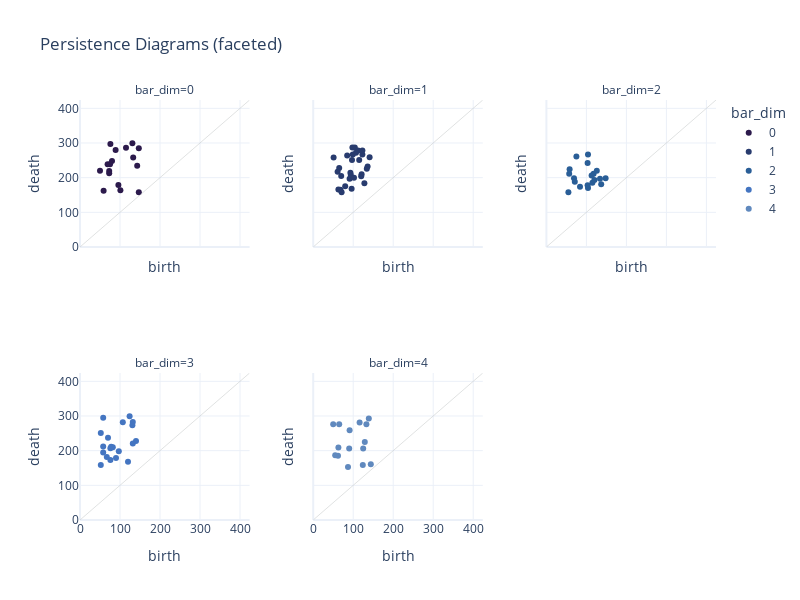

Notebook code cell kept with this figure:
### Code cell
fig = px.scatter(bar_df, x="bar_birth", y="bar_death", color="bar_dim", template = "plotly_white",
                 title="Persistence Diagrams (faceted)", hover_data = ["rep"],
                 color_discrete_sequence=aptviz_themes.davos_colors,
                 facet_col = "bar_dim",
                 facet_col_wrap=3,
                 facet_col_spacing = 0.1,
                 facet_row_spacing = 0.3,
                 height = 300*(np.floor(max_dim/3)+1),
                 width = 800,
                 category_orders = {"bar_dim": [str(x) for x in np.arange(max_dim)]})

trace = go.Scatter(
        x=[0, max_filtration],
        y=[0, max_filtration],
        mode="lines",
        line=go.scatter.Line(color= 'rgba(187, 190, 191, .9)', width=0.5),
        showlegend=False)


# Add trace to all rows/cols, but not to empty subplots
fig.add_trace(trace, row="all", col="all", exclude_empty_subplots=True)


# Update axes
fig.update_yaxes(
    scaleratio = 1,
    range = (0,max_filtration),
    title_text="death"
  )

fig.update_xaxes(
    range = (0,max_filtration),
    constrain='domain',
    title_text="birth",
)


fig.show()

### Figure 1 — Plotly figure (JSON) as saved in the notebook; plotly's stock layout.template omitted (floating-point values rounded to 4 significant figures)
{"data": [{"customdata": [[[63, 112, 90, 78]], [[87, 77, 62, 133]], [[78, 51, 102, 108]], [[86, 139, 94, 67]], [[139, 77, 58, 108]], [[119, 109, 89, 51]], [[67, 51, 121, 75]], [[70, 71, 92, 112]], [[59, 111, 78, 113]], [[102, 72, 109, 110]], [[79, 95, 117, 64]], [[105, 69, 64, 57]], [[109, 127, 100, 115]], [[114, 73, 89, 54]], [[51, 77, 109, 83]], [[97, 83, 105, 116]], [[87, 103, 66, 51]]], "hovertemplate": "bar_dim=0<br>bar_birth=%{x}<br>bar_death=%{y}<br>rep=%{customdata[0]}<extra></extra>", "legendgroup": "0", "marker": {"color": "rgb(44, 26, 76)", "symbol": "circle"}, "mode": "markers", "name": "0", "orientation": "v", "showlegend": true, "type": "scatter", "x": [80, 89, 147, 101, 73, 73, 50, 76, 59, 131, 147, 143, 133, 75, 96, 115, 69], "xaxis": "x4", "y": [248, 280, 158, 164, 219, 213, 220, 297, 162, 299, 285, 234, 258, 239, 179, 286, 239], "yaxis": "y4"}, {"customdata": [[[144, 85, 76, 62]], [[142, 106, 89, 103]], [[77, 96, 52, 71]], [[124, 129, 131, 78]], [[68, 129, 143, 132]], [[130, 107, 111, 119]], [[149, 67, 118, 114]], [[130, 59, 118, 117]], [[87, 98, 89, 143]], [[76, 64, 121, 60]], [[60, 98, 118, 101]], [[123, 55, 144, 79]], [[110, 148, 93, 137]], [[122, 89, 141, 62]], [[147, 87, 124, 100]], [[64, 65, 116, 137]], [[60, 109, 128, 87]], [[122, 146, 73, 149]], [[95, 53, 82, 145]], [[53, 107, 79, 144]], [[143, 70, 139, 141]], [[63, 68, 78, 101]], [[53, 61, 77, 51]], [[91, 93, 84, 129]], [[108, 65, 144, 147]], [[97, 78, 115, 57]], [[103, 50, 126, 75]], [[61, 58, 97, 84]], [[59, 106, 96, 78]]], "hovertemplate": "bar_dim=1<br>bar_birth=%{x}<br>bar_death=%{y}<br>rep=%{customdata[0]}<extra></extra>", "legendgroup": "1", "marker": {"color": "rgb(40, 59, 110)", "symbol": "circle"}, "mode": "markers", "name": "1", "orientation": "v", "showlegend": true, "type": "scatter", "x": [115, 99, 61, 123, 112, 123, 65, 97, 68, 128, 91, 63, 85, 141, 94, 134, 136, 96, 107, 102, 93, 51, 104, 71, 120, 121, 80, 70, 98], "xaxis": "x5", "y": [251, 267, 217, 267, 278, 278, 228, 251, 165, 184, 197, 166, 264, 259, 208, 226, 232, 168, 272, 200, 214, 258, 287, 158, 204, 210, 175, 205, 287], "yaxis": "y5"}, {"customdata": [[[93, 54, 77, 125]], [[121, 68, 58, 119]], [[138, 125, 117, 69]], [[120, 104, 103, 62]], [[125, 146, 61, 126]], [[134, 100, 68, 88]], [[141, 78, 66, 119]], [[124, 115, 116, 55]], [[74, 50, 51, 127]], [[97, 62, 109, 84]], [[133, 86, 136, 92]], [[123, 129, 82, 149]], [[60, 137, 69, 130]], [[52, 123, 97, 140]], [[86, 107, 123, 89]], [[145, 56, 108, 88]], [[115, 100, 57, 125]], [[149, 56, 127, 129]], [[88, 96, 90, 125]]], "hovertemplate": "bar_dim=2<br>bar_birth=%{x}<br>bar_death=%{y}<br>rep=%{customdata[0]}<extra></extra>", "legendgroup": "2", "marker": {"color": "rgb(42, 94, 151)", "symbol": "circle"}, "mode": "markers", "name": "2", "orientation": "v", "showlegend": true, "type": "scatter", "x": [75, 118, 69, 137, 104, 126, 104, 148, 134, 58, 115, 84, 55, 57, 103, 71, 103, 113, 120], "xaxis": "x6", "y": [261, 211, 198, 181, 170, 220, 267, 198, 197, 224, 185, 174, 158, 211, 242, 188, 178, 206, 193], "yaxis": "y6"}, {"customdata": [[[103, 139, 105, 148]], [[73, 123, 85, 57]], [[89, 125, 130, 80]], [[95, 133, 67, 128]], [[124, 89, 98, 61]], [[66, 122, 84, 135]], [[132, 72, 109, 53]], [[84, 91, 149, 71]], [[99, 58, 53, 146]], [[115, 62, 128, 137]], [[117, 63, 113, 89]], [[51, 98, 80, 62]], [[122, 82, 65, 73]], [[146, 98, 70, 131]], [[78, 51, 73, 50]], [[103, 90, 132, 94]], [[93, 52, 53, 101]], [[79, 139, 65, 108]], [[97, 105, 136, 108]], [[106, 129, 135, 72]]], "hovertemplate": "bar_dim=3<br>bar_birth=%{x}<br>bar_death=%{y}<br>rep=%{customdata[0]}<extra></extra>", "legendgroup": "3", "marker": {"color": "rgb(68, 117, 193)", "symbol": "circle"}, "mode": "markers", "name": "3", "orientation": "v", "showlegend": true, "type": "scatter", "x": [76, 70, 58, 140, 76, 58, 132, 58, 52, 131, 82, 120, 132, 90, 107, 52, 78, 97, 124, 67], "xaxis": "x", "y": [173, 237, 195, 228, 207, 295, 283, 212, 159, 273, 210, 168, 221, 179, 282, 251, 211, 198, 299, 182], "yaxis": "y"}, {"customdata": [[[50, 97, 88, 101]], [[136, 57, 94, 124]], [[140, 97, 74, 137]], [[128, 136, 144, 134]], [[130, 148, 87, 81]], [[118, 59, 141, 61]], [[53, 137, 68, 65]], [[100, 93, 59, 132]], [[142, 122, 148, 108]], [[136, 139, 111, 67]], [[130, 146, 141, 67]], [[112, 116, 115, 149]], [[93, 86, 79, 80]], [[88, 51, 70, 142]], [[98, 94, 116, 127]]], "hovertemplate": "bar_dim=4<br>bar_birth=%{x}<br>bar_death=%{y}<br>rep=%{customdata[0]}<extra></extra>", "legendgroup": "4", "marker": {"color": "rgb(96, 137, 190)", "symbol": "circle"}, "mode": "markers", "name": "4", "orientation": "v", "showlegend": true, "type": "scatter", "x": [144, 87, 62, 139, 133, 55, 124, 63, 65, 125, 90, 91, 116, 50, 129], "xaxis": "x2", "y": [161, 153, 185, 293, 276, 187, 159, 209, 276, 206, 206, 259, 281, 276, 225], "yaxis": "y2"}, {"line": {"color": "rgba(187, 190, 191, .9)", "width": 0.5}, "mode": "lines", "showlegend": false, "type": "scatter", "x": [0, 424], "xaxis": "x", "y": [0, 424], "yaxis": "y"}, {"line": {"color": "rgba(187, 190, 191, .9)", "width": 0.5}, "mode": "lines", "showlegend": false, "type": "scatter", "x": [0, 424], "xaxis": "x2", "y": [0, 424], "yaxis": "y2"}, {"line": {"color": "rgba(187, 190, 191, .9)", "width": 0.5}, "mode": "lines", "showlegend": false, "type": "scatter", "x": [0, 424], "xaxis": "x4", "y": [0, 424], "yaxis": "y4"}, {"line": {"color": "rgba(187, 190, 191, .9)", "width": 0.5}, "mode": "lines", "showlegend": false, "type": "scatter", "x": [0, 424], "xaxis": "x5", "y": [0, 424], "yaxis": "y5"}, {"line": {"color": "rgba(187, 190, 191, .9)", "width": 0.5}, "mode": "lines", "showlegend": false, "type": "scatter", "x": [0, 424], "xaxis": "x6", "y": [0, 424], "yaxis": "y6"}], "layout": {"annotations": [{"font": {}, "showarrow": false, "text": "bar_dim=3", "x": 0.1333, "xanchor": "center", "xref": "paper", "y": 0.35, "yanchor": "bottom", "yref": "paper"}, {"font": {}, "showarrow": false, "text": "bar_dim=4", "x": 0.5, "xanchor": "center", "xref": "paper", "y": 0.35, "yanchor": "bottom", "yref": "paper"}, {"font": {}, "showarrow": false, "text": "bar_dim=0", "x": 0.1333, "xanchor": "center", "xref": "paper", "y": 1.0, "yanchor": "bottom", "yref": "paper"}, {"font": {}, "showarrow": false, "text": "bar_dim=1", "x": 0.5, "xanchor": "center", "xref": "paper", "y": 1.0, "yanchor": "bottom", "yref": "paper"}, {"font": {}, "showarrow": false, "text": "bar_dim=2", "x": 0.8667, "xanchor": "center", "xref": "paper", "y": 1.0, "yanchor": "bottom", "yref": "paper"}], "height": 600, "legend": {"title": {"text": "bar_dim"}, "tracegroupgap": 0}, "title": {"text": "Persistence Diagrams (faceted)"}, "width": 800, "xaxis": {"anchor": "y", "constrain": "domain", "domain": [0, 0.2667], "range": [0, 424], "title": {"text": "birth"}}, "xaxis2": {"anchor": "y2", "constrain": "domain", "domain": [0.3667, 0.6333], "matches": "x", "range": [0, 424], "title": {"text": "birth"}}, "xaxis3": {"anchor": "y3", "constrain": "domain", "domain": [0.7333, 1], "matches": "x", "range": [0, 424], "title": {"text": "birth"}}, "xaxis4": {"anchor": "y4", "constrain": "domain", "domain": [0, 0.2667], "matches": "x", "range": [0, 424], "showticklabels": false, "title": {"text": "birth"}}, "xaxis5": {"anchor": "y5", "constrain": "domain", "domain": [0.3667, 0.6333], "matches": "x", "range": [0, 424], "showticklabels": false, "title": {"text": "birth"}}, "xaxis6": {"anchor": "y6", "constrain": "domain", "domain": [0.7333, 1], "matches": "x", "range": [0, 424], "showticklabels": false, "title": {"text": "birth"}}, "yaxis": {"anchor": "x", "domain": [0, 0.35], "range": [0, 424], "scaleratio": 1, "title": {"text": "death"}}, "yaxis2": {"anchor": "x2", "domain": [0, 0.35], "matches": "y", "range": [0, 424], "scaleratio": 1, "showticklabels": false, "title": {"text": "death"}}, "yaxis3": {"anchor": "x3", "domain": [0, 0.35], "matches": "y", "range": [0, 424], "scaleratio": 1, "showticklabels": false, "title": {"text": "death"}}, "yaxis4": {"anchor": "x4", "domain": [0.65, 1.0], "matches": "y", "range": [0, 424], "scaleratio": 1, "title": {"text": "death"}}, "yaxis5": {"anchor": "x5", "domain": [0.65, 1.0], "matches": "y", "range": [0, 424], "scaleratio": 1, "showticklabels": false, "title": {"text": "death"}}, "yaxis6": {"anchor": "x6", "domain": [0.65, 1.0], "matches": "y", "range": [0, 424], "scaleratio": 1, "showticklabels": false, "title": {"text": "death"}}}}
